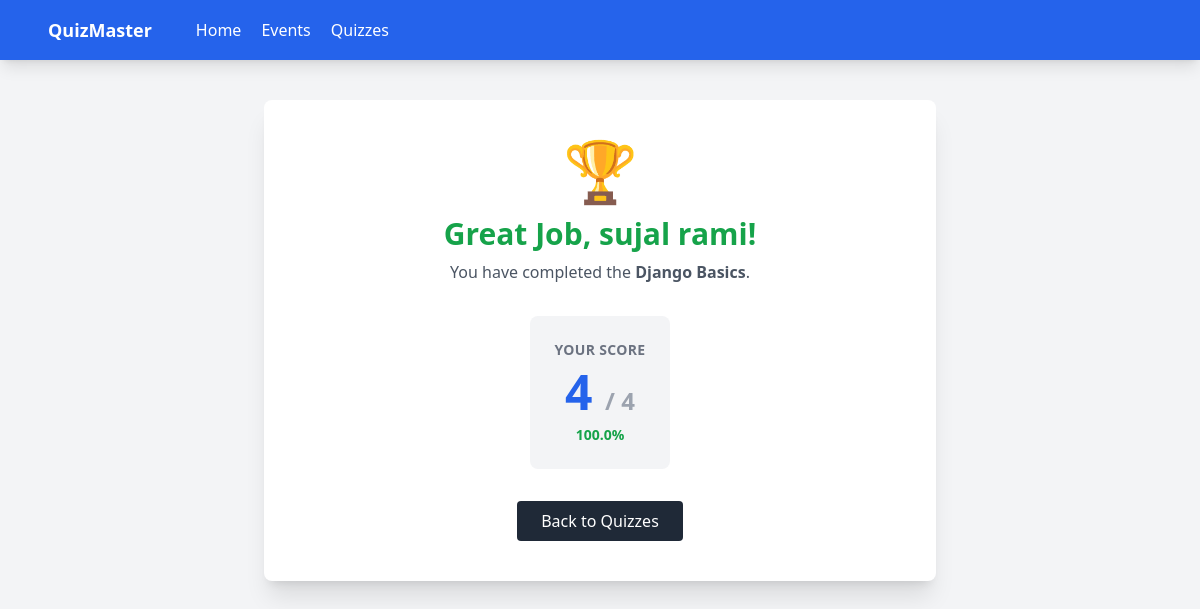
The app's page /result/1/ with its own data.
### core/models.py (models this page shows, shortened)
class UserSubmission(models.Model):
    quiz = models.ForeignKey(Quiz, on_delete=models.CASCADE)
    user_name = models.CharField(max_length=100)  # Simple name input since Auth is optional
    score = models.IntegerField()
    submitted_at = models.DateTimeField(auto_now_add=True)

class Quiz(models.Model):
    title = models.CharField(max_length=200)
    description = models.TextField()
    created_at = models.DateTimeField(auto_now_add=True)
    updated_at = models.DateTimeField(auto_now=True)

### core/views.py (the view)
# urls.py: path('result/<int:submission_id>/', views.quiz_result, name='quiz_result'),
def quiz_result(request, submission_id):
    submission = get_object_or_404(UserSubmission, id=submission_id)
    total_questions = submission.quiz.questions.count()
    percentage = (submission.score / total_questions) * 100 if total_questions > 0 else 0
    context = {
        'submission': submission,
        'total_questions': total_questions,
        'percentage': round(percentage, 2)
    }
    return render(request, 'core/quiz_result.html', context)

### core/templates/core/quiz_result.html
{% extends 'core/base.html' %}
{% block content %}
<div class="max-w-2xl mx-auto text-center bg-white p-10 rounded-lg shadow-xl mt-10">
    {% if percentage >= 70 %}
        <div class="text-green-500 text-6xl mb-4">🏆</div>
        <h2 class="text-3xl font-bold text-green-600 mb-2">Great Job, {{ submission.user_name }}!</h2>
    {% else %}
        <div class="text-yellow-500 text-6xl mb-4">📝</div>
        <h2 class="text-3xl font-bold text-gray-800 mb-2">Completed, {{ submission.user_name }}!</h2>
    {% endif %}
    <p class="text-gray-600 mb-8">You have completed the <strong>{{ submission.quiz.title }}</strong>.</p>
    <div class="bg-gray-100 p-6 rounded-lg mb-8 inline-block">
        <p class="text-gray-500 text-sm uppercase font-bold tracking-wide">Your Score</p>
        <p class="text-5xl font-extrabold text-blue-600 mt-2">{{ submission.score }} <span class="text-2xl text-gray-400">/ {{ total_questions }}</span></p>
        <p class="mt-2 text-sm font-semibold {{ percentage|yesno:'text-green-600,text-red-600' }}">
            {{ percentage }}%
        </p>
    </div>
    <div class="block">
        <a href="{% url 'quiz_list' %}" class="inline-block bg-gray-800 text-white px-6 py-2 rounded hover:bg-gray-900 transition">
            Back to Quizzes
        </a>
    </div>
</div>
{% endblock %}

### records on screen
UserSubmission: user_name "sujal rami", quiz "Django Basics", score "4"

### other values on screen
{{ total_questions }} "4"
{{ percentage }} "100.0"
